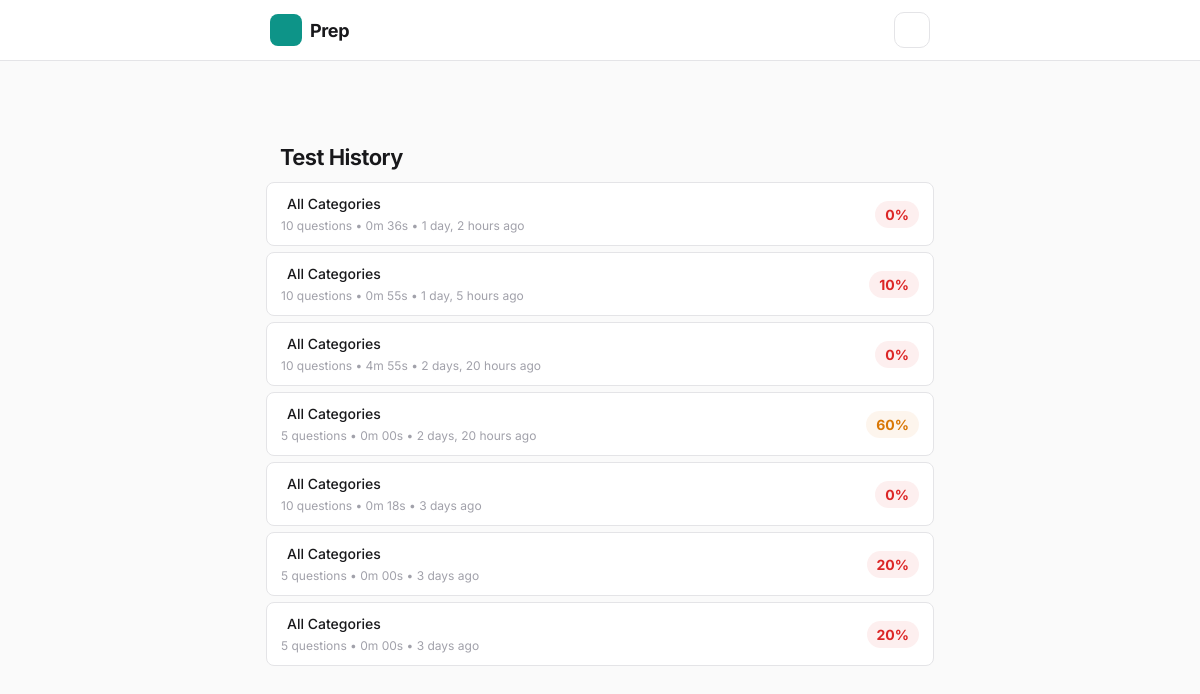
Page /test/history/ on the earlier database version.
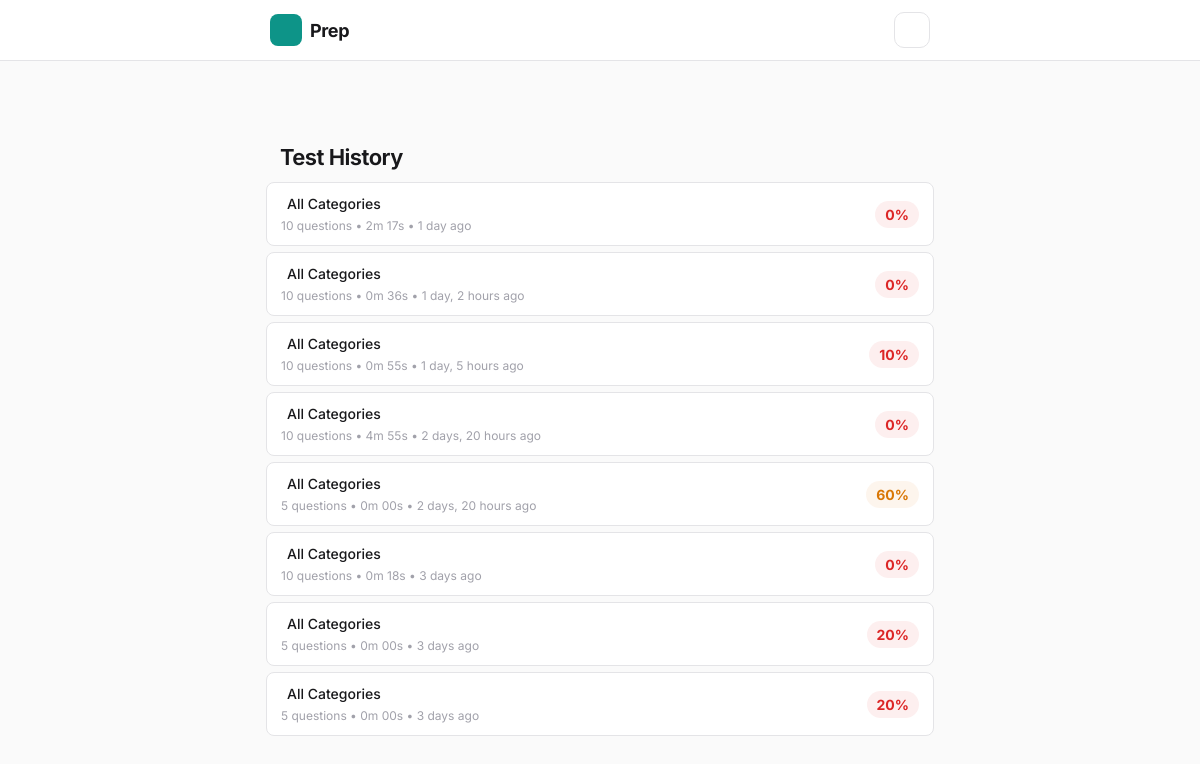
Same page on the later database version.
### cards/models.py (models this page shows, shortened)
class Quiz(models.Model):
    category = models.ForeignKey(
        Category, null=True, blank=True, on_delete=models.SET_NULL,
        help_text='Null means all categories'
    )
    num_questions = models.IntegerField()
    time_limit = models.IntegerField(null=True, blank=True, help_text='Time limit in minutes')
    started_at = models.DateTimeField(auto_now_add=True)
    completed_at = models.DateTimeField(null=True, blank=True)
    score = models.IntegerField(default=0)
    class Meta:
        verbose_name_plural = 'quizzes'
        ordering = ['-started_at']
    @property
    def percentage(self):
        return round(self.score / self.num_questions * 100) if self.num_questions > 0 else 0
    @property
    def duration_seconds(self):
        if self.completed_at and self.started_at:
            return int((self.completed_at - self.started_at).total_seconds())
        return None
    @property
    def duration_display(self):
        secs = self.duration_seconds
        if secs is None:
            return '—'
        mins, s = divmod(secs, 60)
        return f'{mins}m {s:02d}s'

### cards/views.py (the view)
# urls.py: path('test/history/', views.quiz_history_view, name='quiz_history'),
def quiz_history_view(request):
    quizzes = Quiz.objects.filter(completed_at__isnull=False).select_related('category')
    return render(request, 'cards/quiz_history.html', {'quizzes': quizzes})

### cards/templates/cards/quiz_history.html (shortened to what this page needs)
{% extends "cards/base.html" %}
{% block body %}
<div id="app" class="page">
  <header class="page-header">
    <a href="{% url 'quiz_setup' %}" class="back-link"></a>
    <h1 class="page-title">Test History</h1>
  </header>
  <div class="quiz-history-list">
    {% for quiz in quizzes %}
    <a href="{% url 'quiz_results' quiz.pk %}" class="dash-quiz-row">
      <div class="dash-quiz-info">
        <span class="dash-quiz-cat"><i class="{% if quiz.category %}{{ quiz.category.icon }}{% else %}ph-bold ph-book-open{% endif %}"></i> {% if quiz.category %}{{ quiz.category.name }}{% else %}All Categories{% endif %}</span>
        <span class="dash-quiz-meta">
          {{ quiz.num_questions }} questions • {{ quiz.duration_display }} • {{ quiz.completed_at|timesince }} ago
        </span>
      </div>
      <div class="dash-quiz-score {% if quiz.percentage >= 80 %}green{% elif quiz.percentage >= 60 %}yellow{% else %}red{% endif %}">
        {{ quiz.percentage }}%
      </div>
    </a>
    {% empty %}
    <div class="empty-state">
      <span class="empty-icon"><i class="ph-bold ph-clipboard-text" style="font-size:36px"></i></span>
      <h3>No tests yet</h3>
      <p><a href="{% url 'quiz_setup' %}">Take your first test!</a></p>
    </div>
    {% endfor %}
  </div>
</div>
{% endblock %}

Differences in the rows shown:
added Quiz: shows "All Categories", num_questions "10", duration_display "2m 17s", completed_at "1 day", percentage "0"
